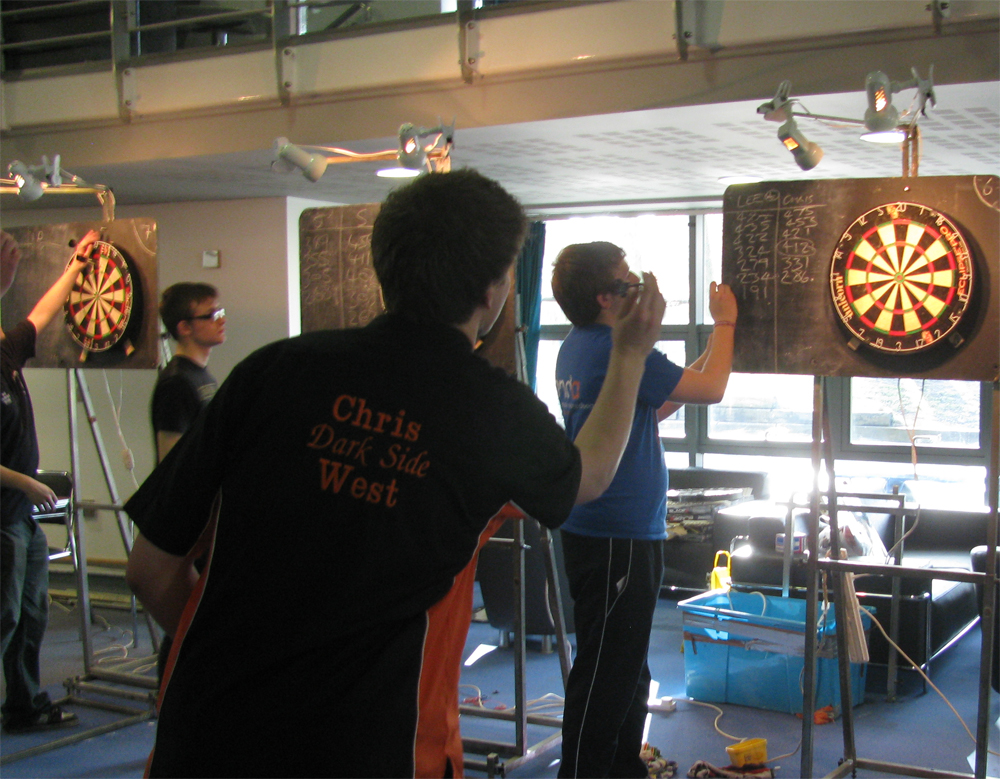
//> input picture source/images/dart8.jpg, 1000 x 779 px
$ ./subtask2   (built with g++ and OpenCV 4)
//> lines starting //> are read from the running program, lines starting //| are printed output that depends on the picture; after the words box and inside, x2 and y2 are one past the last pixel; in counts of white or black regions, pixels touching at a corner belong together
/////////////////////////////////////////////////////////////////////////////
//
// COMS30121 - subtask2.cpp
//
/////////////////////////////////////////////////////////////////////////////

// header inclusion
// header inclusion
#include <stdio.h>
#include "opencv2/objdetect/objdetect.hpp"
#include "opencv2/opencv.hpp"
#include "opencv2/core/core.hpp"
#include "opencv2/highgui/highgui.hpp"
#include "opencv2/imgproc/imgproc.hpp"
#include <iostream>
#include <string>
#include <stdlib.h>
#include <fstream>
#include <sstream>

using namespace std;
using namespace cv;

/** Function Headers */
void detectAndDisplay( Mat frame );
float f_one();

/** Global variables */
String cascade_name = "dartcascade/cascade.xml";
CascadeClassifier cascade;
int tp,trueboards,detected;
int coordinates[11][4];

/** @function main */
int main( int argc, const char** argv )
{
	// 1. Read Input Image
	Mat frame0 = imread("images/dart8.jpg", CV_LOAD_IMAGE_COLOR);
//> frame0 is the input picture: 779 rows x 1000 cols, CV_8UC3; mean B, G, R 83.3, 90.1, 95.6

	char coords[11][4];
  std::ifstream file("csvs/dart8board.csv");

	for(int a = 0; a < 11; a++)
  {
    std::string line;
    std::getline (file,line);
    // [4 lines of commented-out code are left out]
    std::stringstream iss(line);

    for(int b = 0; b < 4; b++)
    {
      std::string value;
      std::getline(iss,value,',');
      // [4 lines of commented-out code are left out]
      std::stringstream convertor(value);
      convertor >> coordinates[a][b];
      //std::cout << coordinates[a][b] << std::endl;
    }
  }

  int foo = 1;
  int i = 0;
  while(foo != 0){
    foo = coordinates[i][0];
    if(foo != 0){i++;}
    //std::cout << i << std::endl;

  }
	trueboards = i;

	// 2. Load the Strong Classifier in a structure called `Cascade'
	if( !cascade.load( cascade_name ) ){ printf("--(!)Error loading\n"); return -1; };
	// 3. Detect boards and Display Result
	detectAndDisplay( frame0 );
	// 4. Save Result Image
	imwrite( "dartdetect.jpg", frame0 );

	std::cout.precision(5);
  std::cout.setf(std::ios::fixed);
	std::cout << f_one() << std::endl;

	return 0;
}

float f_one(){
  int fn = trueboards - tp;
	int fp = detected - tp;

  std::cout << "TP" << tp << std::endl;
  std::cout << "true" << trueboards << std::endl;
  std::cout << "detected" << detected << std::endl;
  std::cout << "FP" << fp << std::endl;
  std::cout << "FN" << fn << std::endl;

	float precision = (float)tp/((float)tp+(float)fp);
  std::cout << "precision " << precision << std::endl;

  float recall = (float)tp/((float)tp+(float)fn);
  std::cout << "recall " << recall << std::endl;

  float f1 = 2 * (precision * recall) / (precision + recall);
  return f1;
}

/** @function detectAndDisplay */
void detectAndDisplay( Mat frame )
{
	std::vector<Rect> boards;
	Mat frame_gray;

	// 1. Prepare Image by turning it into Grayscale and normalising lighting
	cvtColor( frame, frame_gray, CV_BGR2GRAY );
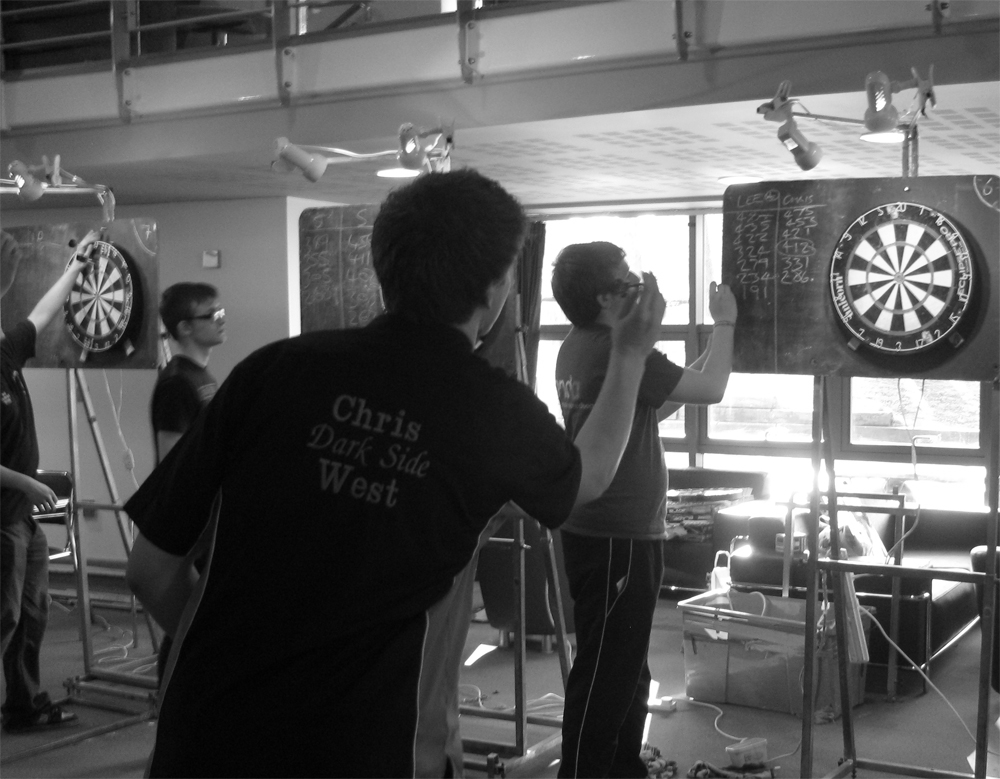
//> frame_gray: 779 rows x 1000 cols, CV_8UC1; min 1, max 255, mean 91
	equalizeHist( frame_gray, frame_gray );
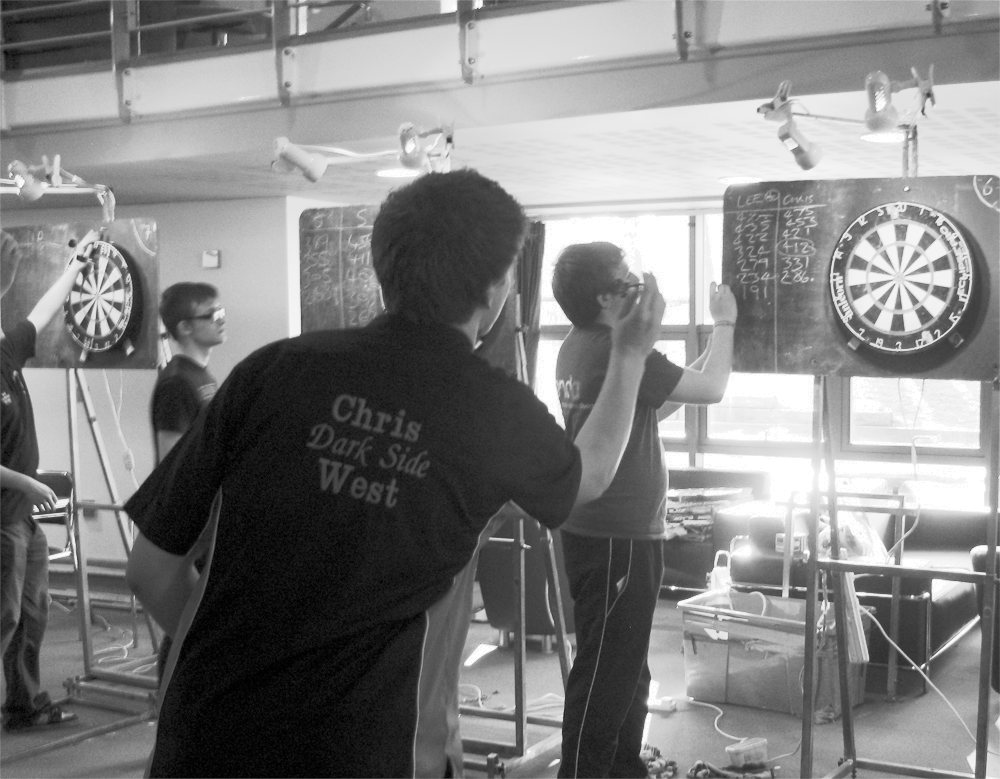
//> frame_gray: 779 rows x 1000 cols, CV_8UC1; min 0, max 255, mean 128.3

	// 2. Perform Viola-Jones Object Detection
	cascade.detectMultiScale( frame_gray, boards, 1.1, 1, 0|CV_HAAR_SCALE_IMAGE, Size(50, 50), Size(500,500) );
//> boards = 14 Rects (x, y, width, height), first 8: [418, 97, 60, 60], [724, 216, 54, 54], [921, 307, 54, 54], [658, 175, 68, 68], [906, 183, 69, 69], [659, 205, 67, 67], [45, 367, 63, 63], [768, 190, 66, 66]

       // 3. Print number of boards found
	//std::cout << boards.size() << std::endl;
	detected = boards.size();
//> detected = 14

       // 4. Draw box around boards found
	for( int i = 0; i < boards.size(); i++ )
	{
		rectangle(frame, Point(boards[i].x, boards[i].y), Point(boards[i].x + boards[i].width, boards[i].y + boards[i].height), Scalar( 0, 255, 0 ), 2);
	}
//> this loop made 14 passes
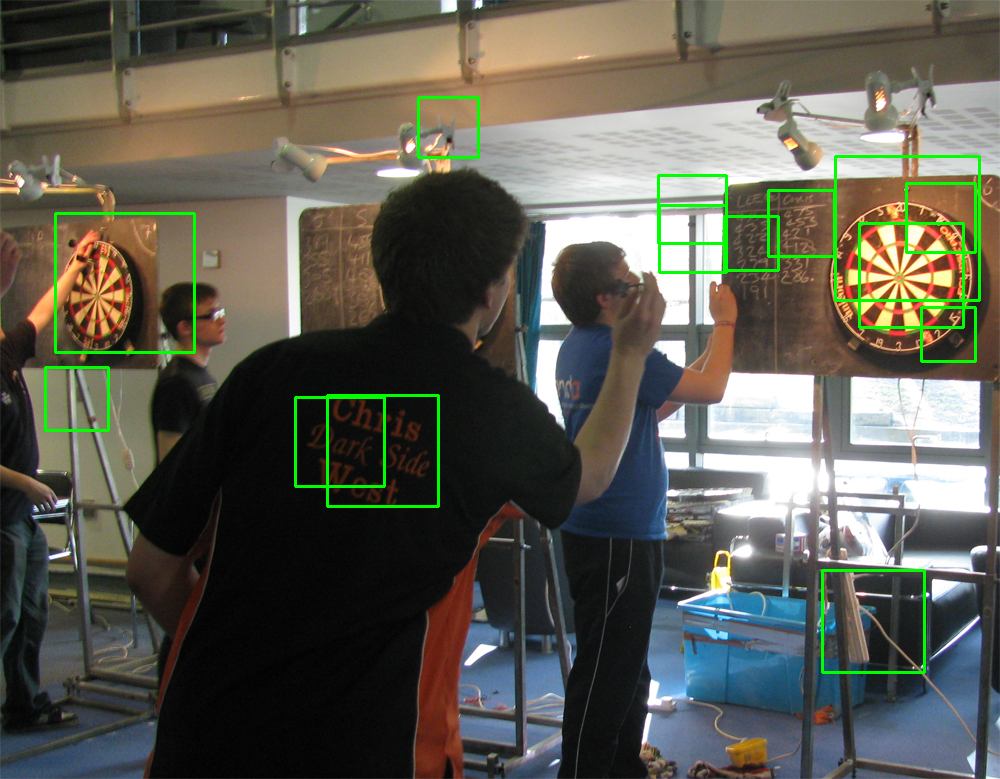
//> frame: 779 rows x 1000 cols, CV_8UC3; 1.75% of pixels changed, all inside (x1, y1, x2, y2) = (44, 96, 981, 674)

	//5. calculate true positives
  //std::cout << trueboards << std::endl;
  for(int i = 0; i < trueboards; i++)
	{
		int truematch = 0;
    //std::cout << coordinates[i][i] << std::endl;
		//iterate through true rectangles
		//for each, iterate through detected rectangles
		//if the detected rectangle is within the true rectangle, increment tp

		for( int j = 0; j < boards.size(); j++ )
		{
		   int tl[2] = {boards[j].x, boards[j].y};
			 int br[2] = {boards[j].x + boards[j].width, boards[j].y + boards[j].height};
			 //if: detected rectangle's top left point is within true rectangle's top left Point
			 //and detected rectangle's bottom right point is within true rectangle's bottom left point

       if(coordinates[i][0] <= tl[0]){
          //std::cout << "match1" << std::endl;
          if(coordinates[i][1] <= tl[1]){
             //std::cout << "match2" << std::endl;
             if(coordinates[i][2] >= br[0]){
                //std::cout << "match3" << std::endl;
                if(coordinates[i][3] >= br[1]){
                   //std::cout << "it worked" << std::endl;
                   truematch = 1;
								}
						 }
					}
			 }
    }
	if ( truematch == 1 ){
		tp++;
	}
	}
//> after the loop, tp = 0
//> in f_one, `int fp = detected - tp;`: fp = 14
//| TP0
//| detected14
//| FP14
//| FN0
//> in f_one, `float precision = (float)tp/((float)tp+(float)fp);`: precision = 0
//| precision 0.00000
//> in f_one, `float recall = (float)tp/((float)tp+(float)fn);`: recall = nan
//| recall -nan
//| -nan

}

$ run again, with source/images/dart0.jpg copied over source/images/dart8.jpg
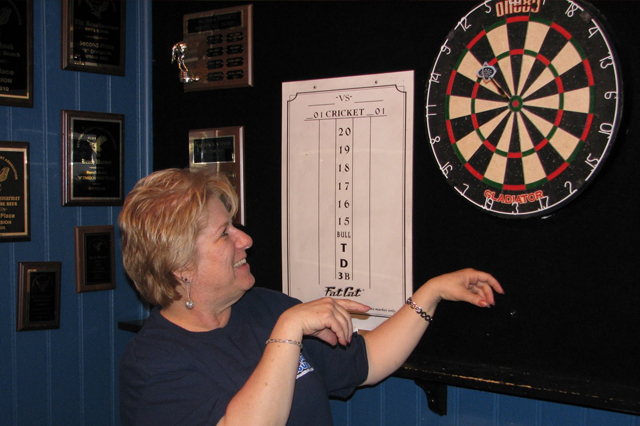
//> input picture source/images/dart0.jpg, 640 x 426 px
//> frame0 is the input picture: 426 rows x 640 cols, CV_8UC3; mean B, G, R 55.7, 56.9, 65.9
//> in detectAndDisplay, `equalizeHist( frame_gray, frame_gray );`:
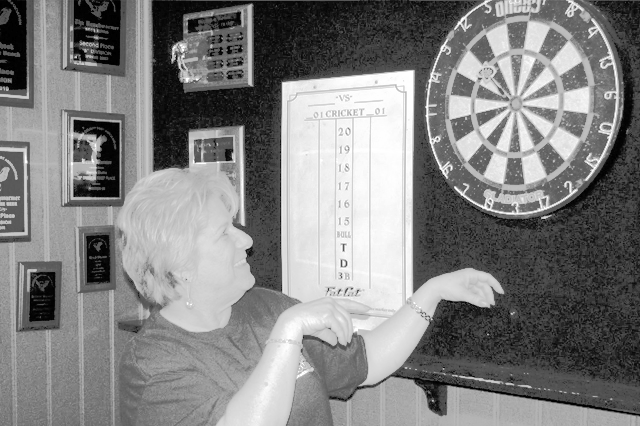
//> frame_gray: 426 rows x 640 cols, CV_8UC1; min 0, max 255, mean 129.4
//> boards = 18 Rects (x, y, width, height), first 8: [529, 223, 59, 59], [563, 220, 65, 65], [314, 232, 54, 54], [562, 261, 61, 61], [508, 271, 60, 60], [535, 312, 58, 58], [566, 323, 62, 62], [322, 118, 58, 58]
//> detected = 18
//> the loop in detectAndDisplay, `for( int i = 0; i < boards.size(); i++ )` made 18 passes
//> after the loop in detectAndDisplay, `for( int i = 0; i < boards.size(); i++ )`:
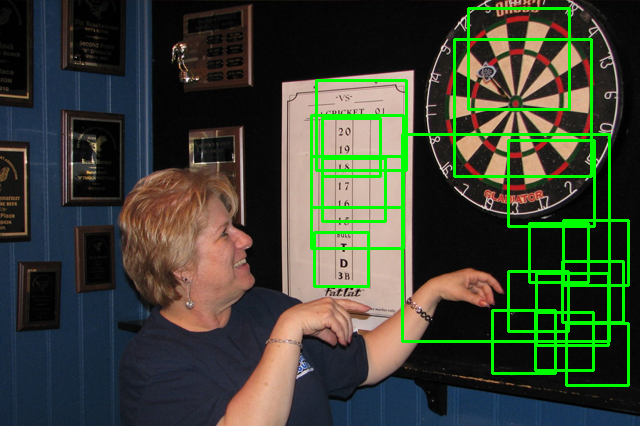
//> frame: 426 rows x 640 cols, CV_8UC3; 5.86% of pixels changed, all inside (x1, y1, x2, y2) = (310, 7, 630, 387)
//> after the loop in detectAndDisplay, `for(int i = 0; i < trueboards; i++)`: tp = 0
//> fp = 18
//| TP0
//| detected18
//| FP18
//| FN0
//> precision = 0
//| precision 0.00000
//> recall = nan
//| recall -nan
//| -nan
